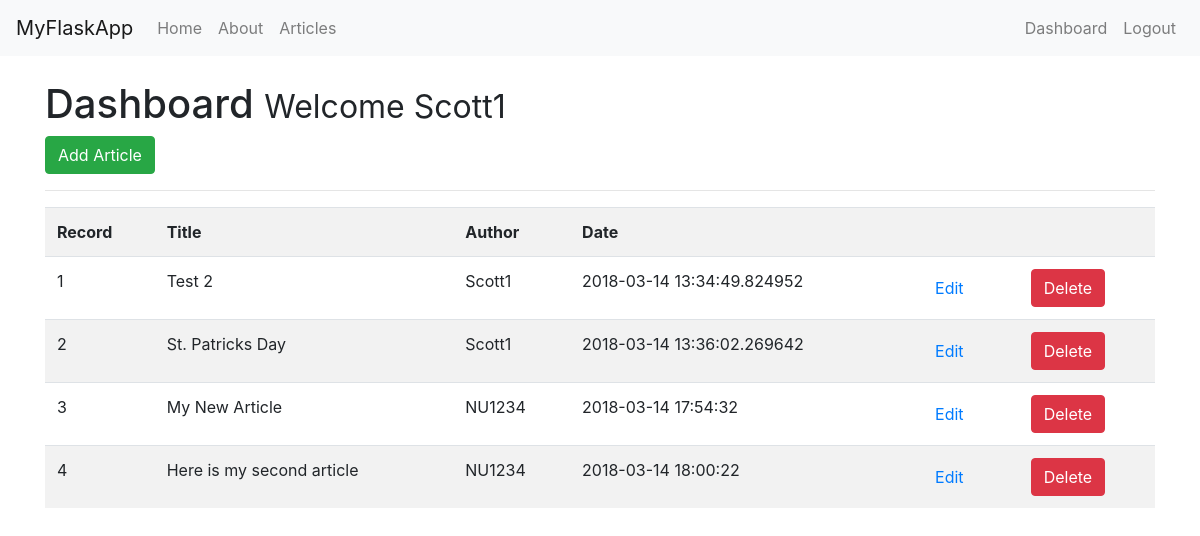
The app's page /dashboard (signed in) with its own data.
### tables this page shows
CREATE TABLE `articles` (
	`record`	INTEGER PRIMARY KEY AUTOINCREMENT,
	`title`	TEXT,
	`author`	TEXT,
	`body`	TEXT,
	`create_date`	TEXT DEFAULT CURRENT_TIMESTAMP
);

### app.py (the view)
@app.route('/dashboard')
@is_logged_in
def dashboard():
    connection = sqlite3.connect(DATABASE)
    connection.row_factory = sqlite3.Row
    cur = connection.cursor()
    result = cur.execute("SELECT * FROM articles")
    articles = result.fetchall()
    if articles != None:
        return render_template('dashboard.html', articles=articles)
    else:
        msg = 'No Articles Found.'
        return render_template('dashboard.html', msg=msg)
    cur.close()

### app.py (called while the page is built)
def is_logged_in(f):
    @wraps(f)
    def wrap(*args, **kwargs):
        if 'logged_in' in session:
            return f(*args, **kwargs)
        else:
            flash('Unauthorized, Please login', 'danger')
            return redirect(url_for('login'))
    return wrap

### templates/dashboard.html
{% extends 'layout.html' %}
{% block body %}
    <h1>Dashboard <small> Welcome {{session.username}}</small></h1>
    <a class="btn btn-success" href="/add_article">Add Article</a>
    <hr>
    <table class="table table-striped">
        <tr>
            <th>Record</th>
            <th>Title</th>
            <th>Author</th>
            <th>Date</th>
            <th></th>
            <th></th>
        </tr>
        {% for article in articles %}
            <tr>
                <td>{{article.record}}</td>
                <td>{{article.title}}</td>
                <td>{{article.author}}</td>
                <td>{{article.create_date}}</td>
                <td><a href="edit_article/{{article.record}}" class="btn btn-default pull-right">Edit</a></td>
                <td><a href="#" class="btn btn-danger">Delete</a></td>
            </tr>
        {% endfor %}
    </table>
{% endblock %}

### records on screen
articles: record "1", title "Test 2", author "Scott1", create_date "2018-03-14 13:34:49.824952"
articles: record "2", title "St. Patricks Day", author "Scott1", create_date "2018-03-14 13:36:02.269642"
articles: record "3", title "My New Article", author "NU1234", create_date "2018-03-14 17:54:32"
articles: record "4", title "Here is my second article", author "NU1234", create_date "2018-03-14 18:00:22"

### other values on screen
{{ session.username }} "Scott1"
